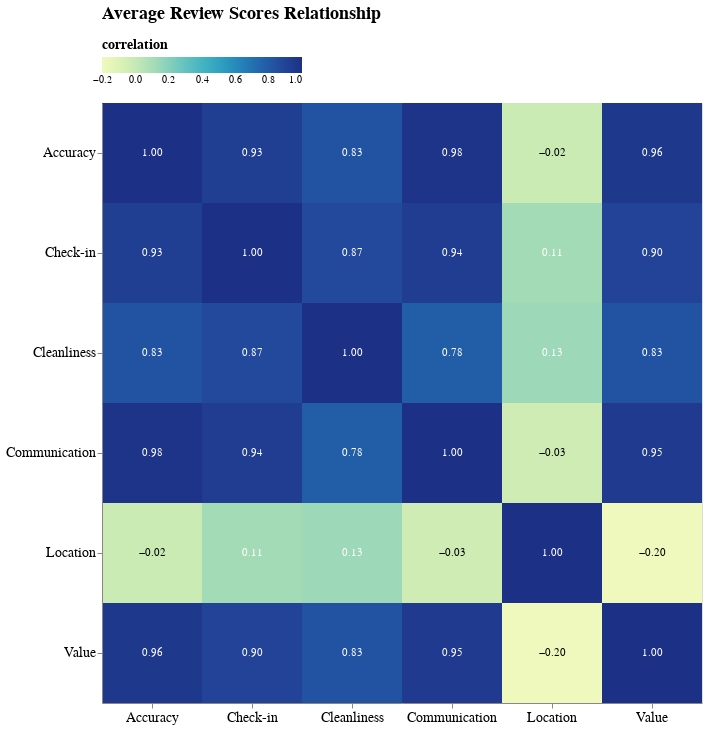

Write notebook code for a chart like this one.
### Markdown cell above
# Q 9) Is there any relationship between the different kind of review scores?

# - It looks like that location score is the most independent of all the scores.

# - If a customer gives high score to any other category than location, then it is likely that he will give a high score to rest of the categories too.

## - Cleanliness also seems to be a little independent than other scores.

### Code cell
result_df2 = (geo_listings_df[review_cols].rename(review_map, axis=1)
                                         .corr()
                                         .reset_index()
                                         .melt(id_vars='index')
                                         .rename({'value': 'correlation'}, axis=1))

base = alt.Chart(
    result_df2,
    title='Average Review Scores Relationship'
).properties(
    width=600,
    height=600
)

heatmap = base.mark_rect().encode(
    x=alt.X('index:N', title=None),
    y=alt.Y('variable:N', title=None),
    color='correlation:Q'
)

text = base.mark_text(baseline='middle').encode(
    x=alt.X('index:N', title=None),
    y=alt.Y('variable:N', title=None),
    text=alt.Text('correlation:Q', format='.2f'),
    color=alt.condition(
        alt.datum.correlation < 0,
        alt.value('black'),
        alt.value('white')
    )
)

(heatmap + text).configure_axis(
    labelAngle=0,
    labelFontSize=14
).configure_legend(
    orient='top',
    titleFontSize=14,
).configure_title(
    fontSize=18,
    offset=15,
    anchor='start',
    frame='group'
)

### Figure 1 — Vega-Lite specification as saved in the notebook (floating-point values rounded to 4 significant figures)
{"config": {"view": {"continuousWidth": 400, "continuousHeight": 300}, "axis": {"labelAngle": 0, "labelFontSize": 14}, "legend": {"orient": "top", "titleFontSize": 14}, "title": {"anchor": "start", "fontSize": 18, "frame": "group", "offset": 15}}, "layer": [{"mark": "rect", "encoding": {"color": {"field": "correlation", "type": "quantitative"}, "x": {"field": "index", "title": null, "type": "nominal"}, "y": {"field": "variable", "title": null, "type": "nominal"}}, "height": 600, "title": "Average Review Scores Relationship", "width": 600}, {"mark": {"type": "text", "baseline": "middle"}, "encoding": {"color": {"condition": {"value": "black", "test": "(datum.correlation < 0)"}, "value": "white"}, "text": {"field": "correlation", "format": ".2f", "type": "quantitative"}, "x": {"field": "index", "title": null, "type": "nominal"}, "y": {"field": "variable", "title": null, "type": "nominal"}}, "height": 600, "title": "Average Review Scores Relationship", "width": 600}], "data": {"name": "data-0965e8248515a8dc78d9bb15f2cef09c"}, "$schema": "https://vega.github.io/schema/vega-lite/v4.17.0.json", "datasets": {"data-0965e8248515a8dc78d9bb15f2cef09c": [{"index": "Accuracy", "variable": "Accuracy", "correlation": 1.0}, {"index": "Cleanliness", "variable": "Accuracy", "correlation": 0.8288}, {"index": "Check-in", "variable": "Accuracy", "correlation": 0.9302}, {"index": "Communication", "variable": "Accuracy", "correlation": 0.9822}, {"index": "Location", "variable": "Accuracy", "correlation": -0.01616}, {"index": "Value", "variable": "Accuracy", "correlation": 0.9641}, {"index": "Accuracy", "variable": "Cleanliness", "correlation": 0.8288}, {"index": "Cleanliness", "variable": "Cleanliness", "correlation": 1.0}, {"index": "Check-in", "variable": "Cleanliness", "correlation": 0.873}, {"index": "Communication", "variable": "Cleanliness", "correlation": 0.7816}, {"index": "Location", "variable": "Cleanliness", "correlation": 0.1333}, {"index": "Value", "variable": "Cleanliness", "correlation": 0.8308}, {"index": "Accuracy", "variable": "Check-in", "correlation": 0.9302}, {"index": "Cleanliness", "variable": "Check-in", "correlation": 0.873}, {"index": "Check-in", "variable": "Check-in", "correlation": 1.0}, {"index": "Communication", "variable": "Check-in", "correlation": 0.9371}, {"index": "Location", "variable": "Check-in", "correlation": 0.1119}, {"index": "Value", "variable": "Check-in", "correlation": 0.9004}, {"index": "Accuracy", "variable": "Communication", "correlation": 0.9822}, {"index": "Cleanliness", "variable": "Communication", "correlation": 0.7816}, {"index": "Check-in", "variable": "Communication", "correlation": 0.9371}, {"index": "Communication", "variable": "Communication", "correlation": 1.0}, {"index": "Location", "variable": "Communication", "correlation": -0.02924}, {"index": "Value", "variable": "Communication", "correlation": 0.9489}, {"index": "Accuracy", "variable": "Location", "correlation": -0.01616}, {"index": "Cleanliness", "variable": "Location", "correlation": 0.1333}, {"index": "Check-in", "variable": "Location", "correlation": 0.1119}, {"index": "Communication", "variable": "Location", "correlation": -0.02924}, {"index": "Location", "variable": "Location", "correlation": 1.0}, {"index": "Value", "variable": "Location", "correlation": -0.2003}, {"index": "Accuracy", "variable": "Value", "correlation": 0.9641}, {"index": "Cleanliness", "variable": "Value", "correlation": 0.8308}, {"index": "Check-in", "variable": "Value", "correlation": 0.9004}, {"index": "Communication", "variable": "Value", "correlation": 0.9489}, {"index": "Location", "variable": "Value", "correlation": -0.2003}, {"index": "Value", "variable": "Value", "correlation": 1.0}]}}
